Frame 1 (no input): blank canvas, image omitted
Frame 60 (no input): blank canvas, image omitted
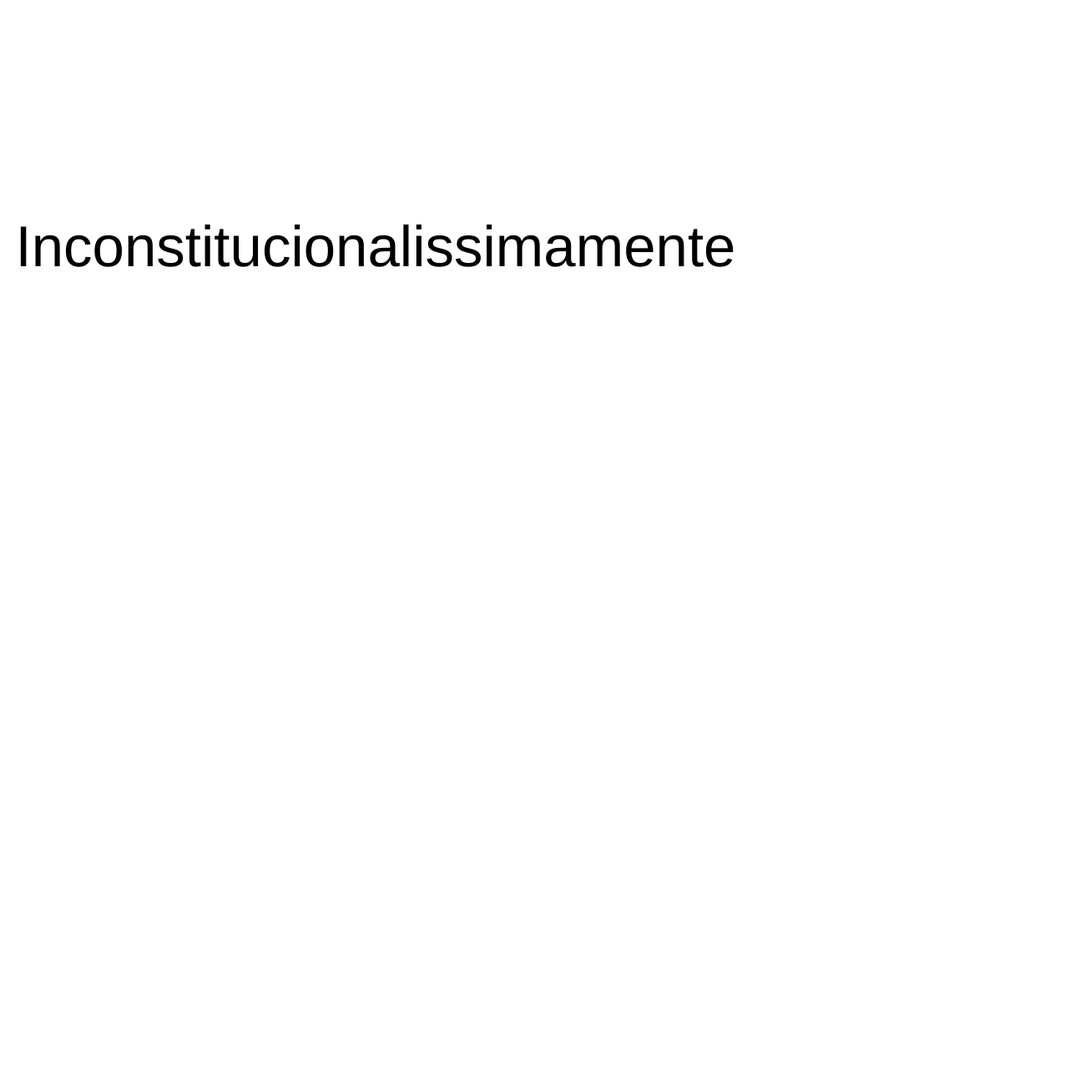
Frame 120 (the mouse pressed at the canvas centre since frame 60)

The p5.js sketch whose frames 1 and 60 were blank and that drew this single picture after the mouse press (run headless with seeded random() and noise() and a simulated clock; from frame 60 on, the mouse is pressed at the canvas centre):

// p5.js sketch
// ── sketch.js
function setup() {
    createCanvas(1300, 1300);
  }
  
  function draw() {
    background("white");
    fill ("black");
    
    textSize(69);
    textAlign( CENTER, CENTER)
    
    if(mouseX < 50){
      let palavra = "i";
      text(palavra, CENTER, 300);
  } else if(mouseX < 25) {
      let palavra = "in"
      text(palavra, 450, 300)
  }
    else if(mouseX < 50) {
      let palavra = "inc"
      text(palavra, 450, 300)
  }else if(mouseX < 75) {
      let palavra = "inco"
      text(palavra, 450, 300)
  }else if(mouseX < 100) {
      let palavra = "incon"
      text(palavra, 450, 300)
  }else if(mouseX < 125) {
      let palavra = "incons"
      text(palavra, 450, 300)
  }else if(mouseX < 150) {
      let palavra = "inconst"
      text(palavra, 450, 300)
  }else if(mouseX < 175) {
      let palavra = "inconsti"
      text(palavra, 450, 300)
  }else if(mouseX < 200) {
      let palavra = "inconstitu"
      text(palavra, 450, 300)
  }else if(mouseX < 225) {
      let palavra = "inconstituc"
      text(palavra, 450, 300)
  }else if(mouseX < 250) {
      let palavra = "inconstituci"
      text(palavra, 450, 300)
  }else if(mouseX < 275) {
      let palavra = "inconstitucio"
      text(palavra, 450, 300)
  }else if(mouseX < 300) {
      let palavra = "inconstitucion"
      text(palavra, 450, 300)
  }else if(mouseX < 325) {
      let palavra = "inconstituciona"
      text(palavra, 450, 300)
  }else if(mouseX < 350) {
      let palavra = "inconstitucional"
      text(palavra, 450, 300)
  }else if(mouseX < 375) {
      let palavra = "inconstitucionali"
      text(palavra, 450, 300)
  }else if(mouseX < 400) {
      let palavra = "inconstitucionalis"
      text(palavra, 450, 300)
  }else if(mouseX < 425) {
      let palavra = "inconstitucionaliss"
      text(palavra, 450, 300)
  }else if(mouseX < 450) {
      let palavra = "inconstitucionalissi"
      text(palavra, 450, 300)
  }else if(mouseX < 475) {
      let palavra = "inconstitucionalissim"
      text(palavra, 450, 300)
  }else if(mouseX < 500) {
      let palavra = "inconstitucionalissima"
      text(palavra, 450, 300)
  }else if(mouseX < 525) {
      let palavra = "inconstitucionalissimam"
      text(palavra, 450, 300)
  }else if(mouseX < 550) {
      let palavra = "inconstitucionalissimame"
      text(palavra, 450, 300)
  }else if(mouseX < 575) {
      let palavra = "inconstitucionalissimamen"
      text(palavra, 450, 300)
  }else if(mouseX < 600) {
      let palavra = "inconstitucionalissimament"
      text(palavra, 450, 300)
  }else if(mouseX < 625, 300) {
    let palavra = "Inconstitucionalissimamente"
    text(palavra, 450, 300);
  }
    
    
  }
    
